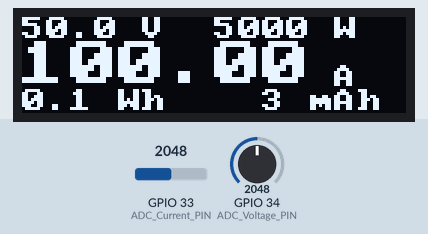
Simulated run of this sketch. Board: ESP32. Parts: 128×32 one-colour display. The test bench sets the inputs (shaded band); at power-on: GPIO 33 (ADC_Current_PIN) = 2048, GPIO 34 (ADC_Voltage_PIN) = 2048. Storage starts empty; what the sketch prints to the serial monitor is not drawn.

Above: at 1.1 s.
At 5.1 s:
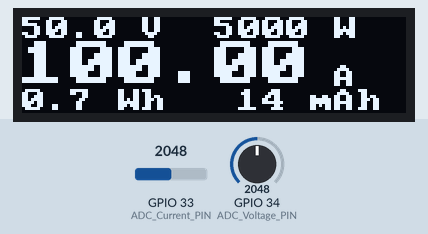
At 10.1 s:
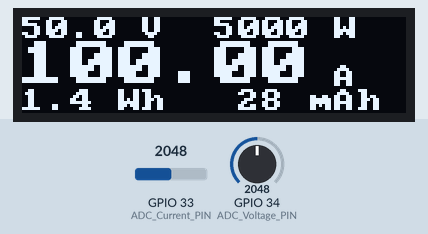
At 20.1 s:
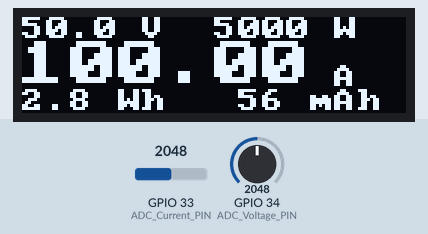
At 29.1 s:
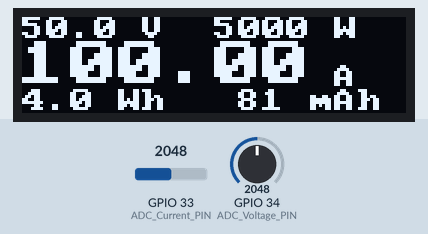
At 39.1 s:
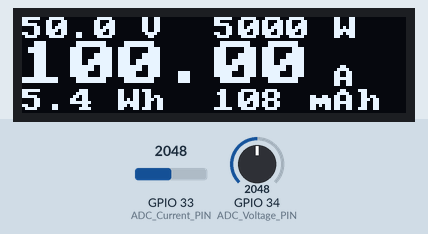

The sketch:

Energy-meter.ino
```cpp
/*
  Energy on SD card datalogger

 The circuit:
 * Voltage on analog input A0 through a resistor ladder
 * Current on analog input A1 through ACS712 current sensor
 * Display on 128*32 OLED graphic Display SSD1306 via I2C
 * Debug output via serial link
 * SD card attached to SPI bus

 created  18 dec 2017
 by J. WEISS

 */

#define TIMER_PERIOD   500 // 500 microseconds (2 kHz)
#define TIMER_DIZIEME  1*100000/TIMER_PERIOD // for a tick per 1/10 second
#define TIMER_SECOND  1*1000000/TIMER_PERIOD // for a tick per second

#if defined(ESP_PLATFORM)
  #define ADC_Voltage_PIN 34
  #define ADC_Current_PIN 33
  #define ADC_Resolution 4096 // 12-bit ADC
  #define ADC_Range 3.2 // 0 - 3.2V range (11 dB attenuation)
#elif defined(ARDUINO)
  #define ADC_Voltage_PIN 5
  #define ADC_Current_PIN 4
  #define ADC_Resolution 1024 // 10-bit ADC
  #define ADC_Range 5 // 0 - 5V range
#endif

const float ADC_Gain = ADC_Range / ADC_Resolution ;// (VoltageReference / (2^^12)); 0 - 3.2V range with 12 bits ADC (ESP32)
const float VoltageDivisor = 1.; //R2 / (R1 + R2)
const float Current_Gain = 1000. / 66.0; // ACS712-30A : 66 mV/A
const float filterCoef=0.1; // smoothing of sensor values

float Voltage;
float Current;
float Watts;
float TotalAmperes;
float AmpereHour;
float Energy;
byte  Dizaine;
char Message[32];
char Message2[8];
volatile long elapsedTime;
volatile long currentTop;
volatile long previousTop;


//#include "Affichage.h"
#include "Affichage_u8x8.h"
#include "Carte_SD.h"
#include "Timer.h"


#define DEBUG


float smoothedCurrent;


void setup()   {
  Serial.begin(115200);
#ifdef DEBUG
  Serial.println("Démarrage");
  #if defined(ESP_PLATFORM)
    Serial.print("ESP_PLATFORM : ");Serial.println(ESP_PLATFORM);
  #elif defined(ARDUINO)
    Serial.print("ARDUINO : ");Serial.println(ARDUINO);
  #elif defined(ARDUINO_ARCH_ESP32)
    Serial.print("ARDUINO_ARCH_ESP32 : ");Serial.println(ARDUINO_ARCH_ESP32);
  #endif
#endif

  initTimer(TIMER_PERIOD); // tick at 500 microseconds

#ifdef USE_SD
  initSDCard();
  writeHeader(); // Write data header.
#endif

#ifdef USE_DISPLAY
    initDisplay();
#endif

  delay(500);
  //analogSetPinAttenuation(A4, ADC_11db);
}


void loop() {
#if defined(ESP_PLATFORM)
  if (interruptCounter > 0) {
    portENTER_CRITICAL(&timerMux);
    interruptCounter--;
    portEXIT_CRITICAL(&timerMux);
#else
  //Serial.println(interruptCounter);
  if (interruptCounter > TIMER_DIZIEME) {
    interruptCounter = 0;

#endif
  if (Dizaine < 9) {
      Dizaine++;
  }
  else {
    Dizaine = 0;
    AmpereHour += Current/36.;
    Watts = Voltage*Current; // power=voltage*current
      //AmpereHour = (TotalAmperes/elapsedTime)/3600;
    Energy += Watts/36000.;
      // energy=(watt*time)/(1000*3600); for reading in kWh

      elapsedTime++;
/*      currentTop = millis();
      Serial.print("Top : "); Serial.println(currentTop - previousTop);
      previousTop = currentTop;
*/

#ifdef DEBUG
      Serial.print(F("Temps : ")); Serial.print(elapsedTime); Serial.print(F(" s "));
      Serial.print(F("Voltage : ")); Serial.print(Voltage,1); Serial.print(F(" V ")); Serial.print(F("CURRENT :")); Serial.print(Current,1); Serial.print(F(" A "));
      Serial.print(F("POWER :"));Serial.print(Watts);Serial.print(F(" Watt "));Serial.print(F("Energy :"));Serial.print(Energy);Serial.print(F(" Watt-Hour"));
      Serial.print(F("Energy :"));Serial.print(AmpereHour,0);Serial.print(F(" mAh "));
      Serial.println("");
#endif
#ifdef USE_DISPLAY
      clearScreen();
      dtostrf(Voltage,4,1,Message); strcat(Message, " V ");
      dtostrf(Watts,5,0,Message2); strcat(Message, Message2); strcat(Message, " W ");
      affMsg(0,0,Message,1);

      int Amp = int(Current);
      int Centis = int (abs(100*(Current-Amp)));
      sprintf (Message, "%3d.%02d", Amp,Centis);
      affMsg(0,1,Message,2);
      affMsg(13,2,"A",1);

      Message[0] = (char)0;
      if (Energy > 100){
        dtostrf(Energy,4,0,Message);
      }
      else {
        dtostrf(Energy,3,1,Message);
      }
      strcat(Message, " Wh");

      if (AmpereHour > 1000){
        dtostrf(AmpereHour/1000.,3,1,Message2);
        strcat(Message, Message2); strcat(Message, " Ah");
      }
      else {
        dtostrf(AmpereHour,5,0,Message2);
        strcat(Message, Message2); strcat(Message, " mAh");
      }
      affMsg(0,3,Message,1);
      refreshScreen();
/*
      affMsg(0,0,"Energy Meter",1);
      int Amp = int(Current);
      int Centis = int (abs(100*(Current-Amp)));
      sprintf (Message, "%3d.%02d", Amp,Centis);
      affMsg(0,1,Message,2);
      affMsg(13,2,"A",1);
      Message[0] = (char)0;
      dtostrf(Voltage,4,1,Message); strcat(Message, " V ");
      dtostrf(Watts,5,0,Message2); strcat(Message, Message2); strcat(Message, " W ");
      affMsg(0,3,Message,1);
      refreshScreen();
      */
#endif

#ifdef USE_SD
      // make a string for assembling the data to log:
      String dataString = String(elapsedTime);dataString += ";";
      dataString += String(Current);dataString += ";";
      dataString += String(Voltage);dataString += ";";
      dataString += String(Watts);dataString += ";";
      dataString += String(Energy);dataString += ";\n";
      SD_Record(&dataString);
#endif;
    }
  }
}
```

Affichage_u8x8.h
```cpp
#ifndef USE_DISPLAY
  #define USE_DISPLAY
  #define DISPLAY_u8x8
#endif

#include <U8x8lib.h>
U8X8_SSD1306_128X32_UNIVISION_HW_I2C u8x8(/* reset=*/ U8X8_PIN_NONE, /* clock=*/ SCL, /* data=*/ SDA);   // pin remapping with ESP8266 HW I2C

void initDisplay(){
   u8x8.begin();
   u8x8.setPowerSave(0);
   //u8x8.setFont(u8x8_font_chroma48medium8_r);
   u8x8.setFont(u8x8_font_pcsenior_f);
   u8x8.setCursor(0,0);
}

void clearScreen(){
   //u8x8.clearDisplay();
}

void affMsg(uint8_t x,uint8_t y,char *Msg,uint8_t Size){
   if (Size == 1) u8x8.drawString(x, y, Msg);
   if (Size == 2) u8x8.draw2x2String(x, y, Msg);
}

void refreshScreen(){
}
```

Carte_SD.h
```cpp
/*
 * SD card attached to SPI bus as follows:
 ** MOSI - pin 11
 ** MISO - pin 12
 ** CLK - pin 13
 ** CS D pin 4 (for MKRZero SD: SDCARD_SS_PIN)

 */

#ifndef USE_SD
  #define USE_SD
#endif

#include <SD.h>
const uint8_t chipSelect = 4;
#define FILE_BASE_NAME "Data"
const uint8_t BASE_NAME_SIZE = sizeof(FILE_BASE_NAME) - 1;
char fileName[13] = FILE_BASE_NAME "00.csv";
bool SDCard_OK = false;

void initSDCard(){
  Serial.print(F("Initializing SD card..."));

  if (!SD.begin(chipSelect)){
    Serial.println(F("Card failed, or not present"));
    SDCard_OK = false;
  }
  else { //    SD Card present;
    Serial.println(F("card initialized."));
    delay(200);
    // Find an unused file name.
//   if (BASE_NAME_SIZE > 6) error("FILE_BASE_NAME too long");

   while (SD.exists(fileName)) {
     if (fileName[BASE_NAME_SIZE + 1] != '9') {
       fileName[BASE_NAME_SIZE + 1]++;
       SDCard_OK = true;
     }
     else if (fileName[BASE_NAME_SIZE] != '9') {
       fileName[BASE_NAME_SIZE + 1] = '0';
       fileName[BASE_NAME_SIZE]++;
       SDCard_OK = true;
     }
     else {
      SDCard_OK = false;
      Serial.println("Can't create file name on SD Card");
     }

   }
   Serial.print(" Fichier : ");Serial.println(fileName);
  }
}

//==============================================================================
// User functions.  Edit writeHeader() and logData() for your requirements.

//------------------------------------------------------------------------------


//------------------------------------------------------------------------------
void SD_Record(String *Message) {
  if (SDCard_OK) {
   File dataFile = SD.open(fileName, FILE_WRITE);
   // if the file is available, write to it:
   if (dataFile) {
      Serial.print("SD : ");Serial.println(*Message);
      dataFile.println(*Message);
      //dataFile.println("Coucou");
      dataFile.close();
      // print to the serial port too:
      //Serial.println(dataString);
   }
   // if the file isn't open, pop up an error:
   else {
      Serial.println(F("error opening file"));
      SDCard_OK =false;
   }
  }
}
// Write data header.
void writeHeader() {
  String Msg = F("Seconds, Current, Voltage, Power, Energy");
  SD_Record(&Msg);

  //SD_Record(&String(F("Seconds, Current, Voltage, Power, Energy")));
}
```

Timer.h
```cpp
volatile int interruptCounter;

#if defined(ESP_PLATFORM)
  hw_timer_t * timer = NULL;
  portMUX_TYPE timerMux = portMUX_INITIALIZER_UNLOCKED;
#else
  #include "TimerOne.h"
#endif
/************************************/
void onTimer() {
long rawCurrent, rawVoltage;
#if defined(ESP_PLATFORM)
  portENTER_CRITICAL_ISR(&timerMux);
  interruptCounter++;
  portEXIT_CRITICAL_ISR(&timerMux);
#else
  interruptCounter++;
#endif

  rawCurrent =(analogRead(ADC_Current_PIN)*ADC_Gain - 2.5)*Current_Gain; // offset voltage is 2.5v
  rawVoltage = analogRead(ADC_Voltage_PIN)*ADC_Gain*VoltageDivisor;
  Current = (rawCurrent * (1. - filterCoef)) + (Current  *  filterCoef);
  Voltage = (rawVoltage * (1. - filterCoef)) + (Voltage  *  filterCoef);

  Current = 100.;
  Voltage = 50.;
}

void initTimer(int duration){
#if defined(ESP_PLATFORM)
  // Clock freq. = 80 MHz ; Divider = 80MHz*500µs = 40000 ==> tick at 2 kHz
  timer = timerBegin(0, 80*duration, true); // timer_id = 0; divider=40000; countUp = true;
  timerAttachInterrupt(timer, &onTimer, true); // edge = true
  timerAlarmWrite(timer, TIMER_DIZIEME, true); //100 ms
  timerAlarmEnable(timer);
#else
  Timer1.initialize(duration); // set a timer of length 500 microseconds ( or 2kHz)
  Timer1.attachInterrupt( onTimer ); // attach the service routine here

#endif
}
```

Measured:
- what the display in image 0 shows lasts 1.0 s, from 1.0 s to 2.0 s
